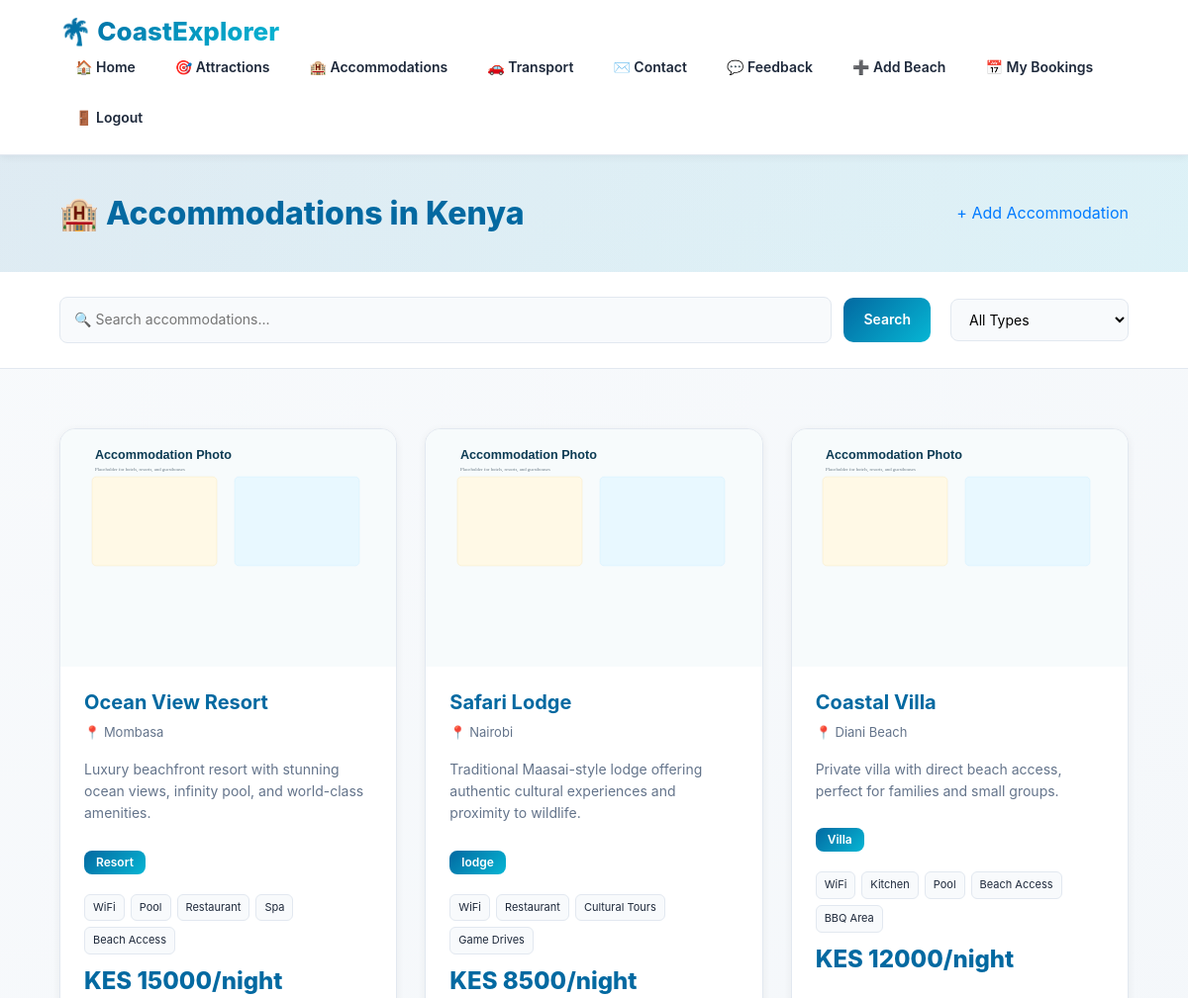
The app's page /accommodations/ (signed in, upper part), older data.
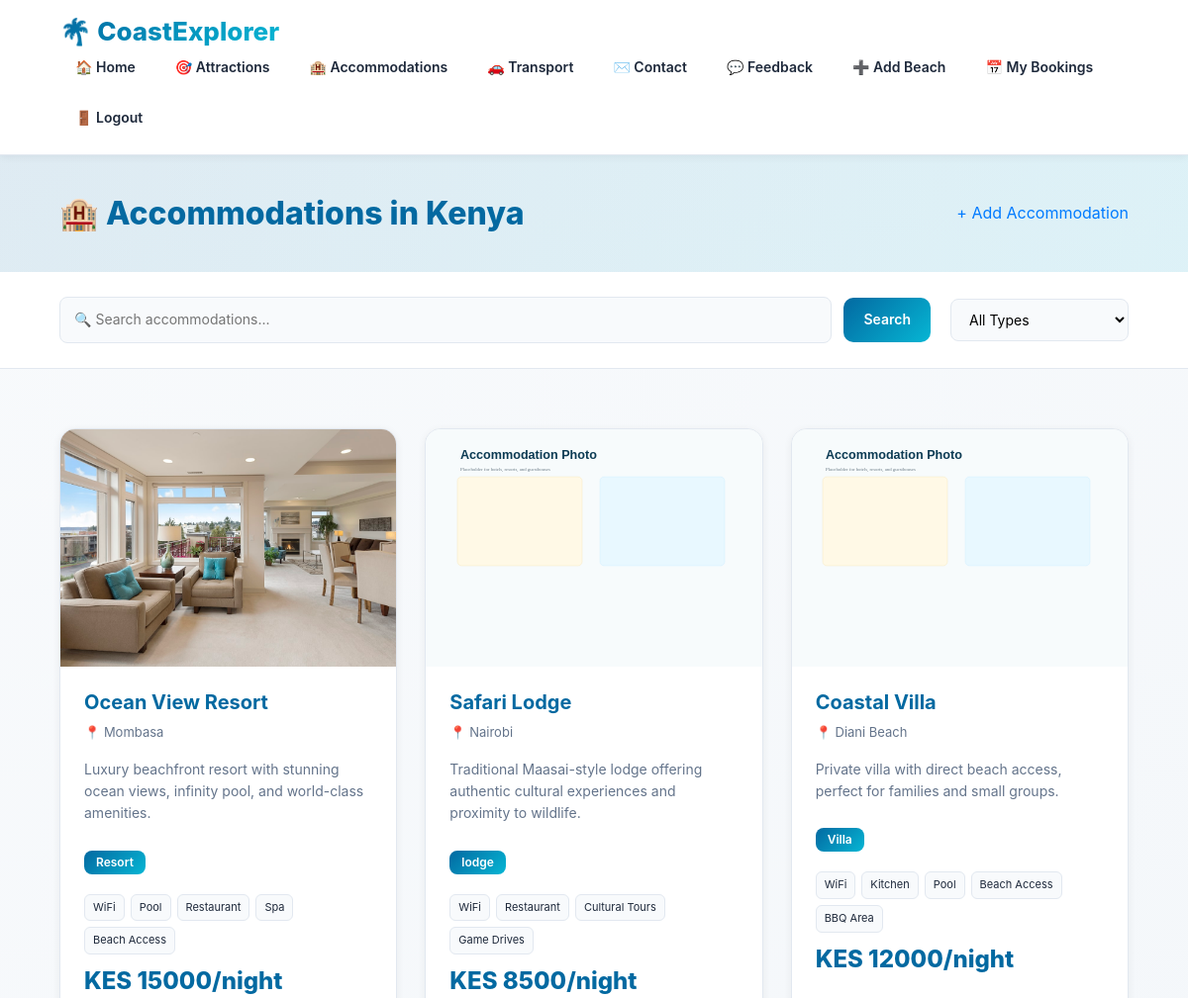
The same page, newer data.
### tourism/models.py (models this page shows, shortened)
class Accommodation(models.Model):
    ACCOMMODATION_TYPE_CHOICES = [
        ('hotel', 'Hotel'),
        ('resort', 'Resort'),
        ('guesthouse', 'Guesthouse'),
        ('apartment', 'Apartment'),
        ('villa', 'Villa'),
        ('cottage', 'Cottage'),
        ('camp', 'Camp'),
        ('other', 'Other'),
    ]
    name = models.CharField(max_length=100)
    location = models.CharField(max_length=100)
    accommodation_type = models.CharField(max_length=20, choices=ACCOMMODATION_TYPE_CHOICES)
    description = models.TextField()
    price_per_night = models.IntegerField()
    max_guests = models.IntegerField(default=2)
    amenities = models.TextField(blank=True, help_text="Comma-separated list of amenities")
    image = models.ImageField(upload_to='accommodation_images/', blank=True, null=True)
    latitude = models.FloatField(blank=True, null=True)
    longitude = models.FloatField(blank=True, null=True)
    contact_info = models.CharField(max_length=200, blank=True)
    website = models.URLField(blank=True)
    created_at = models.DateTimeField(default=timezone.now)
    def get_amenities_list(self):
        if self.amenities:
            return [amenity.strip() for amenity in self.amenities.split(',')]
        return []

### tourism/views.py (the view)
# urls.py: path('accommodations/', views.accommodations, name='accommodations'),
@login_required
def accommodations(request):
    query = request.GET.get('q', '')
    accommodation_type = request.GET.get('type', '')
    accommodations_list = Accommodation.objects.all()
    if query:
        accommodations_list = accommodations_list.filter(name__icontains=query) | accommodations_list.filter(location__icontains=query)
    if accommodation_type:
        accommodations_list = accommodations_list.filter(accommodation_type=accommodation_type)
    types = Accommodation.ACCOMMODATION_TYPE_CHOICES
    return render(request, 'accommodations.html', {
        'accommodations': accommodations_list,
        'types': types,
        'query': query,
        'selected_type': accommodation_type,
    })

### tourism/templates/accommodations.html (shortened to what this page needs)
{% extends 'base.html' %}
{% block content %}
<div class="accommodations-header">
    <h1>🏨 Accommodations in Kenya</h1>
    <a href="{% url 'create_accommodation' %}" class="add-btn">+ Add Accommodation</a>
</div>
<div class="filter-section">
    <form method="GET" action="{% url 'accommodations' %}" style="flex: 1; display: flex; gap: 12px; min-width: 300px;">
        <input type="text" name="q" placeholder="🔍 Search accommodations..." value="{{ query }}" style="flex: 1;">
        <button type="submit" style="padding: 11px 20px;">Search</button>
    </form>
    <form method="GET" action="{% url 'accommodations' %}" style="display: flex; gap: 12px; align-items: center;">
        <select name="type" onchange="this.form.submit()" style="min-width: 180px;">
            <option value="">All Types</option>
        </select>
    </form>
</div>
{% if accommodations %}
    <div class="grid">
        {% for accommodation in accommodations %}
            <div class="card">
                {% if accommodation.image %}
                    <img src="{{ accommodation.image.url }}" alt="{{ accommodation.name }}">
                {% else %}
                    <div style="height: 240px; background: linear-gradient(135deg, #e0f2fe 0%, #cffafe 100%); display: flex; align-items: center; justify-content: center;">
                        <span style="color: var(--text-muted); font-size: 14px;">🏨 No Image</span>
                    </div>
                {% endif %}
                <div class="card-body">
                    <h2>{{ accommodation.name }}</h2>
                    <div class="meta">
                        <span>📍 {{ accommodation.location }}</span>
                    </div>
                    <p>{{ accommodation.description|truncatewords:15 }}</p>
                    <div style="margin: 12px 0;">
                        <span class="badge">{{ accommodation.get_accommodation_type_display }}</span>
                    </div>
                    {% if accommodation.amenities %}
                        <div class="amenities-list">
                            {% for amenity in accommodation.get_amenities_list %}
                                <span class="amenity-tag">{{ amenity }}</span>
                            {% endfor %}
                        </div>
                    {% endif %}
                    <div class="price">KES {{ accommodation.price_per_night }}/night</div>
                </div>
            </div>
        {% endfor %}
    </div>
{% else %}
    <div class="empty-message">
        <h3>🏨 No accommodations found</h3>
        <p>Try adjusting your search filters or add a new accommodation.</p>
    </div>
{% endif %}
{% endblock %}

Row changes from the older to the newer data that the page shows:
changed Accommodation "Ocean View Resort": image: picture added in place of a placeholder
